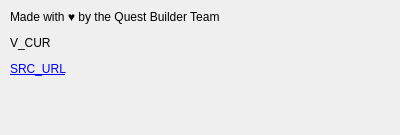
<?xml version="1.0" encoding="UTF-8"?>
<ui version="4.0">
 <class>AboutMenu</class>
 <widget class="QDialog" name="AboutMenu">
  <property name="geometry">
   <rect>
    <x>0</x>
    <y>0</y>
    <width>400</width>
    <height>135</height>
   </rect>
  </property>
  <property name="minimumSize">
   <size>
    <width>0</width>
    <height>0</height>
   </size>
  </property>
  <property name="maximumSize">
   <size>
    <width>400</width>
    <height>135</height>
   </size>
  </property>
  <property name="windowTitle">
   <string>About</string>
  </property>
  <property name="windowIcon">
   <iconset>
    <normaloff>data/icon.ico</normaloff>data/icon.ico</iconset>
  </property>
  <widget class="QLabel" name="label">
   <property name="geometry">
    <rect>
     <x>10</x>
     <y>10</y>
     <width>381</width>
     <height>131</height>
    </rect>
   </property>
   <property name="sizePolicy">
    <sizepolicy hsizetype="Fixed" vsizetype="Fixed">
     <horstretch>0</horstretch>
     <verstretch>0</verstretch>
    </sizepolicy>
   </property>
   <property name="minimumSize">
    <size>
     <width>0</width>
     <height>1</height>
    </size>
   </property>
   <property name="text">
    <string>&lt;html&gt;&lt;head/&gt;&lt;body&gt;&lt;p&gt;Made with ♥ by the Quest Builder Team&lt;/p&gt;&lt;p&gt;V_CUR&lt;/p&gt;&lt;p&gt;&lt;a href=&quot;SRC_URL&quot;&gt;&lt;span style=&quot; text-decoration: underline; color:#0000ff;&quot;&gt;SRC_URL&lt;/span&gt;&lt;/a&gt;&lt;/p&gt;&lt;/body&gt;&lt;/html&gt;</string>
   </property>
   <property name="scaledContents">
    <bool>false</bool>
   </property>
   <property name="alignment">
    <set>Qt::AlignLeading|Qt::AlignLeft|Qt::AlignTop</set>
   </property>
   <property name="wordWrap">
    <bool>true</bool>
   </property>
   <property name="openExternalLinks">
    <bool>true</bool>
   </property>
  </widget>
 </widget>
 <resources/>
 <connections/>
</ui>
